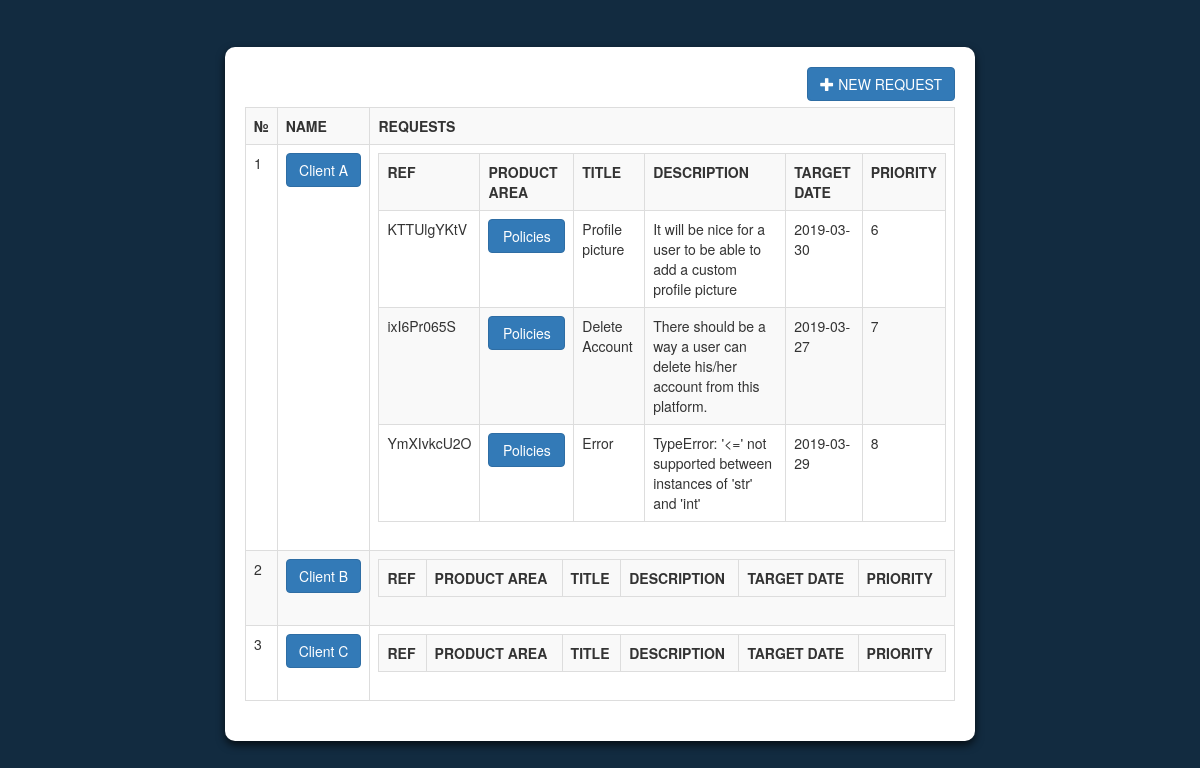
The page /requests on the database as committed earlier.
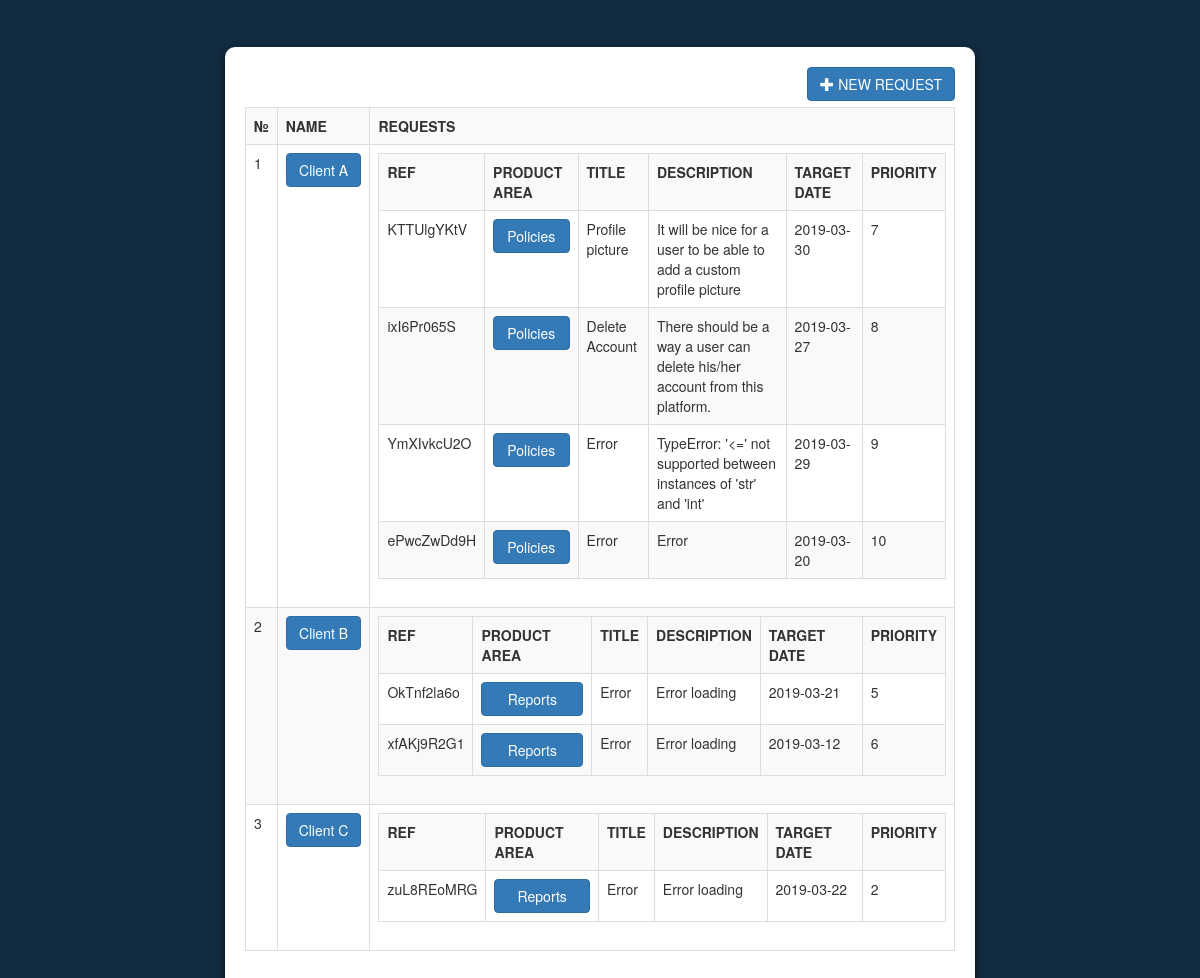
The same page on the database as committed later.
### britecore/models.py (models this page shows, shortened)
class Client(db.Model):
    id = db.Column(db.Integer, primary_key=True)
    name = db.Column(db.String(100), index=True, nullable=False)
    requests = db.relationship('Requests', backref='client', lazy=True)

class Requests(db.Model):
    id = db.Column(db.Integer, primary_key=True, unique=True)
    rid = db.Column(db.String(10), nullable=False)
    title = db.Column(db.String(100), nullable=False)
    description = db.Column(db.Text, nullable=False)
    client_id = db.Column(db.Integer, db.ForeignKey('client.id'), nullable=False)
    product = db.Column(db.Integer, db.ForeignKey('productarea.id'), nullable=False)
    target_date = db.Column(db.String(12), nullable=False)
    priority = db.Column(db.Integer, nullable=False)
    time = db.Column(db.DateTime, index=True, default=datetime.utcnow)

class Productarea(db.Model):
    id = db.Column(db.Integer, primary_key=True)
    name = db.Column(db.String(100), index=True, nullable=False)
    request = db.relationship('Requests', backref='productarea', lazy=True)

### britecore/route.py (the view)
@app.route('/requests')
def requests():
    clients = models.Client.query.all()
    areas = models.Productarea.query.all()
    reqs = models.Requests.query.all()
    return render_template('requests.html', clients=clients, areas=areas, reqs=reqs)

### britecore/templates/requests.html (shortened to what this page needs)
{% extends 'index.html' %}
{% block body %}
    <div class="col-lg-12">
<div class="col-md-8" style="padding-top: 4%;">
<div class="card" style="background: #fff; border-radius: 10px; padding: 20px;">
    <a href="../" class="btn btn-primary" style="float: right;"><i class="glyphicon glyphicon-plus"></i> NEW REQUEST</a><br><br>
<table class="table table-bordered table-striped table-hover table-responsive">
    <tr>
        <th>&numero;</th>
        <th>NAME</th>
        <th>REQUESTS</th>
    </tr>
    {% for client in clients %}
    <tr>
        <td>{{ client.id }}</td>
        <td><span class="btn btn-primary btn-block">{{ client.name }}</span></td>
        <td>
        <table class="table table-bordered table-striped table-hover table-responsive">
            <tr>
                <th>REF</th>
                <th>PRODUCT AREA</th>
                <th>TITLE</th>
                <th>DESCRIPTION</th>
                <th>TARGET DATE</th>
                <th>PRIORITY</th>
            </tr>
            {% for req in client.requests %}
                <tr>
                    <td>{{ req.rid }}</td>
                    {% for area in areas %}
                            {% if area.id == req.product %}
                    <td><span class="btn btn-primary btn-block">{{ area.name }}</span></td>
                        {% endif %}
                        {% endfor %}
                    <td>{{ req.title }}</td>
                    <td>{{ req.description }}</td>
                    <td>{{ req.target_date }}</td>
                    <td>{{ req.priority }}</td>
                </tr>
            {% endfor %}
            </table>
            </td>
    </tr>
{% endfor %}
</table>
</div>
</div>
</div>
{% endblock %}

### britecore/templates/index.html (shortened to what this page needs)
<!DOCTYPE html>
<html lang="en">
<head>
    <link rel="stylesheet" type="text/css" href="{{ url_for('static', filename='css/bootstrap.min.css') }}">
    <link rel="stylesheet" type="text/css" href="{{ url_for('static', filename='css/style.css') }}">
    <link rel="stylesheet" type="text/css" href="{{ url_for('static', filename='css/notifications/Lobibox.min.css') }}">
    <link rel="stylesheet" type="text/css" href="{{ url_for('static', filename='css/notifications/notifications.css') }}" >
</head>
<body style="background: #122b40;">
{% block body %}
{% endblock %}
</body>
</html>

### britecore/static/css/style.css (style rules this page uses)
.card { box-shadow: 0 4px 8px 0 rgba(0,0,0,0.7);transition: 0.3s;border-radius: 5px;margin-bottom: 20px; }

Rows that differ between the two databases and show on the page:
changed Requests "KTTUlgYKtV": priority "6" → "7"
changed Requests "ixI6Pr065S": priority "7" → "8"
changed Requests "YmXIvkcU2O": priority "8" → "9"
added Requests: rid "ePwcZwDd9H", title "Error", description "Error", target_date "2019-03-20", priority "10", Productarea (name "Policies"), shown under Client "Client A"
added Requests: rid "OkTnf2la6o", title "Error", description "Error loading", target_date "2019-03-21", priority "5", shown under Client "Client B"
now on this page (row unchanged): Productarea: name "Reports"
added Requests: rid "xfAKj9R2G1", title "Error", description "Error loading", target_date "2019-03-12", priority "6", shown under Client "Client B"
added Requests: rid "zuL8REoMRG", title "Error", description "Error loading", target_date "2019-03-22", priority "2", shown under Client "Client C"
